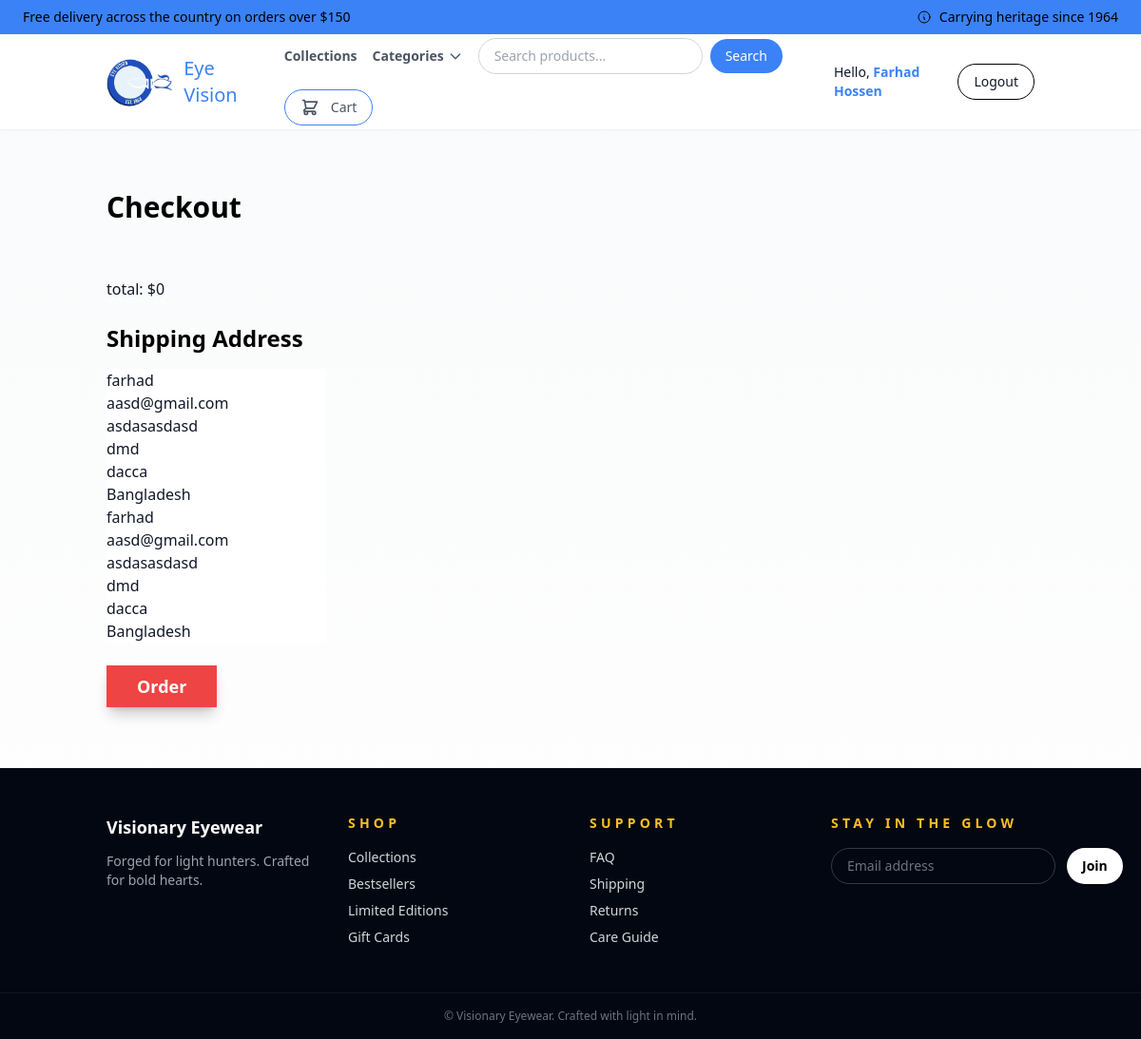
/payment/checkout (signed in), run on the app's committed database.
### user/models.py (models this page shows)
class CustomUser(AbstractUser):
    username = None
    mobile = models.CharField(max_length=15, unique=True, validators=[mobile_validator])
    email = models.EmailField(blank=True, null=True, validators=[blank_or_unique_email])
    is_varified = models.BooleanField(default=False)
    USERNAME_FIELD = 'mobile'
    REQUIRED_FIELDS = ['first_name', 'last_name']
    objects = CustomUserManager() # type: ignore
    def __str__(self):
        return str(self.first_name + " " + self.last_name)

### payment/models.py (models this page shows, shortened)
class ShippingAddress(models.Model):
    user = models.ForeignKey(settings.AUTH_USER_MODEL, on_delete=models.CASCADE, null=True, blank=True)
    shipping_full_name = models.CharField(max_length=255)
    shipping_email = models.EmailField()
    shipping_address1 = models.CharField(max_length=255)
    shipping_address2 = models.CharField(max_length=255, blank=True, null=True)
    shipping_city = models.CharField(max_length=100)
    shipping_country = models.CharField(max_length=100)

### payment/views.py (the view)
# urls.py: path('checkout', views.checkout, name='checkout'),
def checkout(request):
    cart = Cart(request)
    items = cart.get_cart_items()
    total = cart.get_total_price()
    if request.user.is_authenticated:
        shipping_user = ShippingAddress.objects.get(user__id=request.user.id)
        shipping_form = ShippingForm(request.POST or None, instance=shipping_user)
        return render(request, "pay/checkout.html", {"items": items,"total": total, "shipping_form": shipping_form})
    else:
        return render(request, "pay/checkout.html", {"items": items,"total": total})

### payment/forms.py
class ShippingForm(forms.ModelForm):
    shipping_full_name = forms.CharField(label="", widget=forms.TextInput(attrs={"placeholder": "Full Name", "class": "form-control"}), required=True)
    shipping_email = forms.CharField(label="", widget=forms.TextInput(attrs={"placeholder": "Email", "class": "form-control"}), required=True)
    shipping_address1 = forms.CharField(label="", widget=forms.TextInput(attrs={"placeholder": "address1", "class": "form-control"}), required=True)
    shipping_address2 = forms.CharField(label="", widget=forms.TextInput(attrs={"placeholder": "address2", "class": "form-control"}), required=False)
    shipping_city = forms.CharField(label="", widget=forms.TextInput(attrs={"placeholder": "city", "class": "form-control"}), required=True)
    shipping_country = forms.CharField(label="", widget=forms.TextInput(attrs={"placeholder": "country", "class": "form-control"}), required=True)
    class Meta:
        model = ShippingAddress
        fields = ['shipping_full_name', 'shipping_email', 'shipping_address1', 'shipping_address2', 'shipping_city', 'shipping_country']
        exclude = ['user']

### cart/cart.py (called while the page is built, shortened)
    def __len__(self):
        return sum(item['quantity'] for item in self.cart.values())

    def get_cart_items(self):
        items = []
        product_ids = self.cart.keys()
        products = Product.objects.filter(id__in=product_ids)
        return items

    def get_total_price(self):
        return sum(
            item['quantity'] * float(item['price'])
            for item in self.cart.values()
        )

### cart/context_processors.py (called while the page is built)
def cart(request):
    return {'cart':Cart(request)}

### store/context_processors.py (called while the page is built)
def categories(request):
    return {
        'categories': Category.objects.all().order_by('name')
    }

### payment/templates/pay/checkout.html (shortened to what this page needs)
{% extends 'base.html' %}
{% block content %}
<section class="container mx-auto px-6 py-16">
    <h2 class="text-3xl font-semibold text-black mb-8">Checkout</h2>
    <div class="">
        <br>
        total: ${{ total }}
    </div>
    <br>
    <div>
        {% if user.is_authenticated %}
            <h3 class="text-2xl font-semibold text-black mb-4">Shipping Address</h3>
            <form method="post">
                {{ shipping_form.as_p }}
            </form>
        {% else %}
            <p>Please log in to enter your shipping address.</p>
        {% endif %}
    </div>
    <form method="POST" action="{% url 'process_order' %}">
        {{ shipping_form.as_p }}
    <button type="submit" class="mt-6 bg-red-500 px-8 py-2 items-center text-white font-semibold text-lg shadow-lg shadow-black/20 hover:-translate-y-0.5 hover:shadow-xl transition-all duration-300">
        Order
    </button>
    </form>
</section>
{% endblock %}

### templates/navbar.html (shortened to what this page needs)
    <div class="bg-blue-500 text-black text-sm py-2 px-6 flex flex-wrap justify-between gap-3 sticky top-0 z-30">
        <span>Free delivery across the country on orders over $150</span>
        <span class="hidden lg:flex items-center gap-2">
            <svg xmlns="http://www.w3.org/2000/svg" class="h-4 w-4" fill="none" viewBox="0 0 24 24" stroke="currentColor">
                <path stroke-linecap="round" stroke-linejoin="round" stroke-width="1.5" d="M13 16h-1v-4h-1m1-4h.01M21 12a9 9 0 11-18 0 9 9 0 0118 0z" />
            </svg>
            Carrying heritage since 1964
        </span>
    </div>
    <header class="shadow-sm bg-white sticky top-[30px] z-20">
        <nav class="container mx-auto px-6 py-1">
            <div class="flex items-center justify-between gap-6">
                <a href="{% url 'home' %}" class="flex items-center gap-3" aria-label="Back to top">
                    <div class="h-20 w-20 flex items-center justify-center">
                        <img src="{{ MEDIA_URL }}uploads/products/logo.jpg" alt="Vision Eye Wear" class="h-20 w-20 object-contain">
                    </div>
                    <div>
                        <p class="text-xl font-semi-bold text-blue-500">Eye Vision</p>
                    </div>
                </a>
                <div class="hidden lg:flex flex-wrap items-center gap-4 text-sm font-medium text-gray-600">
                    <a href="{% url 'collection' %}" class="hover:text-blue-500 font-semibold">Collections</a>
                    <div class="relative group">
                        <button class="hover:text-blue-500 font-semibold flex items-center gap-1">
                            Categories
                            <svg xmlns="http://www.w3.org/2000/svg" class="h-4 w-4" fill="none" viewBox="0 0 24 24" stroke="currentColor">
                                <path stroke-linecap="round" stroke-linejoin="round" stroke-width="2" d="M19 9l-7 7-7-7" />
                            </svg>
                        </button>
                    </div>
                    <form action="{% url 'search' %}" method="get" class="flex items-center gap-2">
                    <input  type="text"
                            name="q"
                            placeholder="Search products..."
                            value="{{ request.GET.q }}"
                            class="border border-gray-300 rounded-full px-4 py-2 text-sm focus:outline-none focus:ring-2 focus:ring-blue-500"
                            required>
                    <button type="submit" class="px-4 py-2 bg-blue-500 text-white rounded-full">
                        Search
                    </button>
                    </form>
                    <a href="{% url 'cart_sum' %}" id="cart_quantity" class="inline-flex items-center gap-2 rounded-full border border-blue-500 px-4 py-2 hover:bg-blue-500 hover:text-white transition">
                    {% if cart|length > 0 %}
                        <span class="inline-flex items-center justify-center h-6 w-6 rounded-full bg-blue-500 text-white text-sm font-semibold">
                            {{ cart|length }}
                        </span>
                        <span class="font-medium">Cart</span>
                    {% else %}
                        <span class="ml-1">Cart</span>
                    {% endif %}
                    </a>
                </div>
                <div class="hidden lg:flex items-center gap-4 text-sm">
                    {% if user.is_authenticated %}
                        <span>Hello, <a href="{% url 'user' %}" class="font-semibold text-blue-500 hover:underline">{{ user }}</a></span>
                        <a href="{% url 'logout' %}" class="inline-flex items-center gap-2 rounded-full border border-black px-4 py-2 hover:bg-red-600 hover:text-white transition">
                            Logout
                        </a>
                    {% else %}
                        <a href="{% url 'login' %}" class="text-blue-600 hover:text-black">Log in</a>
                        <a href="{% url 'registration' %}" class="inline-flex items-center gap-2 rounded-full border border-black px-4 py-2 text-blue-500 hover:bg-blue-500 hover:text-white transition">
                            Sign In
                        </a>
                    {% endif %}
                </div>
            </div>
        </nav>
    </header>

### templates/base.html (style rules this page uses)
body { font-family: "Space Grotesk", ui-sans-serif, system-ui, -apple-system; }

### data on the page
CustomUser: first_name+last_name "Farhad Hossen"
ShippingAddress: shipping_full_name "farhad", shipping_email "aasd@gmail.com", shipping_address1 "asdasasdasd", shipping_address2 "dmd", shipping_city "dacca", shipping_country "Bangladesh"

### other printed values
{{ total }} "0"
